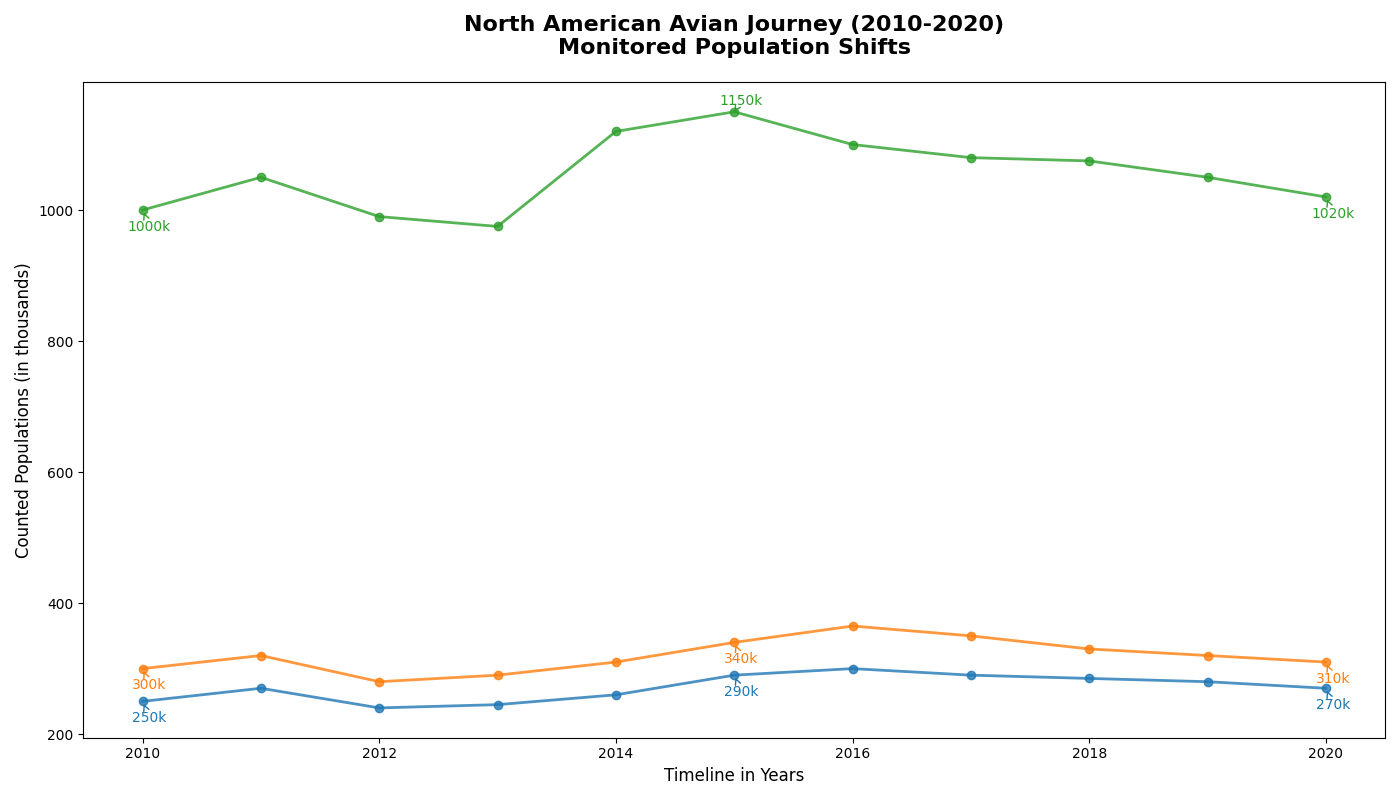

Write the Python code that produced this figure.
import matplotlib.pyplot as plt
import numpy as np

years = np.arange(2010, 2021)
populations = {
    'Maple Land': [300, 320, 280, 290, 310, 340, 365, 350, 330, 320, 310],  # Altered 'Canada'
    'Federation States': [1000, 1050, 990, 975, 1120, 1150, 1100, 1080, 1075, 1050, 1020],  # Altered 'USA'
    'Aztec Nation': [250, 270, 240, 245, 260, 290, 300, 290, 285, 280, 270]  # Altered 'Mexico'
}

plt.figure(figsize=(14, 8))
colors = ['#ff7f0e', '#2ca02c', '#1f77b4']

for (region, pops), color in zip(populations.items(), colors):
    plt.plot(years, pops, '-o', color=color, linewidth=2, markersize=6, alpha=0.8)
    
    midpoint_index = len(years) // 2
    key_points = [(years[0], pops[0]), (years[midpoint_index], pops[midpoint_index]), (years[-1], pops[-1])]
    for (year, pop) in key_points:
        plt.annotate(f'{pop}k', xy=(year, pop), xytext=(5, -15 if pop < max(pops) else 5), 
                     textcoords='offset points', arrowprops=dict(arrowstyle='->', color=color), 
                     fontsize=10, color=color, ha='center')

plt.title('North American Avian Journey (2010-2020)\nMonitored Population Shifts', 
          fontsize=16, fontweight='bold', pad=20)  # Altered title
plt.xlabel('Timeline in Years', fontsize=12)  # Altered xlabel
plt.ylabel('Counted Populations (in thousands)', fontsize=12)  # Altered ylabel

plt.tight_layout()
plt.show()
